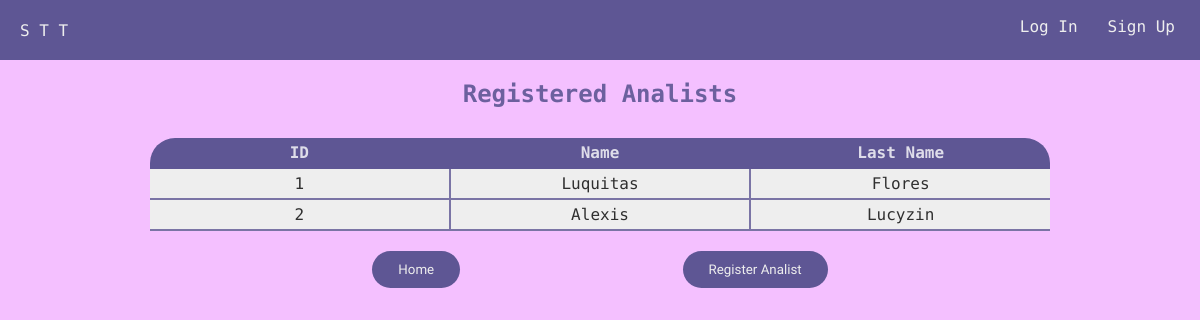
/analistas, run on an earlier commit of the app's database.
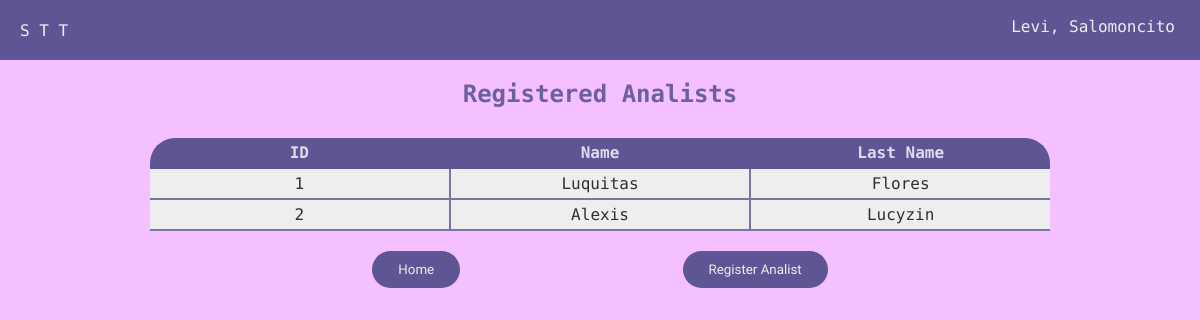
And on a later commit of the database.
### home/models.py (models this page shows)
class Administrador(models.Model):
    name = models.CharField(max_length=50)
    lastn = models.CharField(max_length=50)
    username = models.CharField(max_length = 50)
    password = models.CharField(max_length=50)
    active = models.BooleanField(default=False)

### home/views.py (the view)
# urls.py: path('analistas', views.AnalistasView.as_view(), name='analistas'),
class AnalistasView(View):
    template_name = 'analistas.html'
    def get(self, *args, **kwargs):
        active_admin = getActiveAdmin()
        context = {}
        analistas = Analist.objects.all()
        context['analistas'] = analistas
        context['active_admin'] = active_admin
        return render(self.request, self.template_name, context)

### home/views.py (called while the page is built)
def getActiveAdmin():
    for admin in Administrador.objects.all():
        if admin.active == True:
            active_admin = admin
            return active_admin
    return Administrador()

### templates/analistas.html (shortened to what this page needs)
{% extends "base.html" %}
{%block nav_list%}
  {% if active_admin.active != False %}
    <li><a href="admin-page">{{active_admin.lastn}}, {{active_admin.name}}</a></li>
  {% else %}
   <li><a href="login-form">Log In</a></li>
   <li><a href="signup-form">Sign Up</a></li>
  {% endif %}
{% endblock%}
{% block content %}
<h2 class="h2">Registered Analists</h2>
<article class="container-objects">
{% if analistas.count == 0%}
    <h3 class="h2">No Analists</h3>
{% else %}
    <section>
    <div class="row">
        <div class="column">ID</div>
        <div class="column">Name</div>
        <div class="column">Last Name</div>
    </div>
    {% for analista in analistas %}
    <div class="row">
        <div class="column">{{analista.id}}</div>
        <div class="column">{{analista.name}}</div>
        <div class="column">{{analista.lastn}}</div>
    </div>
    {% endfor %}
    </section>
    {% endif %}
    <div class="submit-input">
        <button class="btn"><a href="/">Home</a></button>
        <button class="btn"><a href="crear-analista">Register Analist</a></button>
    </div>
</article>
{% endblock %}

What changed in the data, as far as the page shows it:
now on this page (row edited): Administrador: lastn "Levi", name "Salomoncito"
changed Administrador: active False → True (drawn)
Also different on the page:
text no longer shown: "Log In Sign Up"
